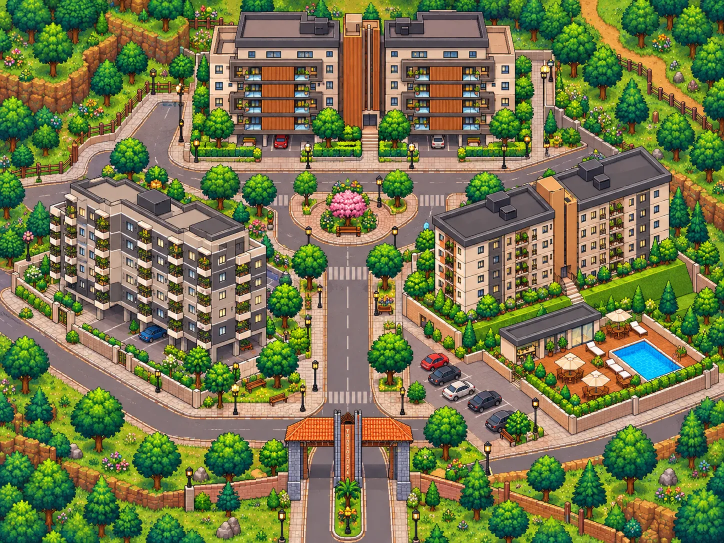
#> input picture fase-teresopolis/teresopolis-mapa.png, 1448 x 1086 px (shown at 1/2 size)
$ python make_serra_arch.py
#> lines starting #> are read from the running program, lines starting #| are printed output that depends on the picture; after the words box and inside, x2 and y2 are one past the last pixel; in counts of white or black regions, pixels touching at a corner belong together
import os as _os; _os.chdir(_os.path.join(_os.path.dirname(_os.path.abspath(__file__)), '..'))   # roda a partir da raiz do projeto
"""Recorta o arco de Teresópolis (telhado, pilares e poste central) do mapa e grava fase-teresopolis/teresopolis-arco.png.
O jogo desenha essa camada POR CIMA do Genésio: quando ele passa pela rua de trás ou pelas pistas de baixo do arco,
some atrás do telhado/pilares (fica claro que ele está atrás do arco, não em cima dele).
Uso:  python tools/make_serra_arch.py          (prévia em tools/out/arco-preview.png)"""
import os
import numpy as np, cv2
from PIL import Image

BOX = (556, 800, 846, 972)                   # região do arco no mapa (x0, y0, x1, y1)
img = np.array(Image.open('fase-teresopolis/teresopolis-mapa.png').convert('RGB'))
#> img is the input picture: shape (1086, 1448, 3); mean R, G, B 117.4, 120.4, 75.5
x0, y0, x1, y1 = BOX
reg = img[y0:y1, x0:x1]
hsv = cv2.cvtColor(reg, cv2.COLOR_RGB2HSV)
#> hsv: shape (172, 290, 3); mean H, S, V 63.7, 108.7, 153.5
hue, sat, val = hsv[..., 0].astype(int), hsv[..., 1].astype(int), hsv[..., 2].astype(int)
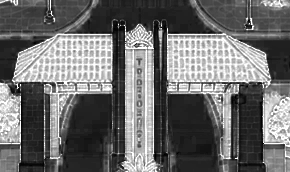
#> sat: shape (172, 290) int64; min 0, max 255, mean 108.7
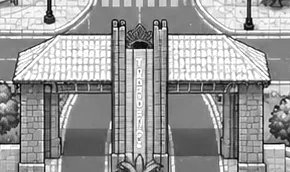
#> val: shape (172, 290) int64; min 0, max 255, mean 153.5
H, W = reg.shape[:2]
#> H = 172; W = 290
yy, xx = np.mgrid[0:H, 0:W] + np.array([y0, x0])[:, None, None]

roof = np.zeros((H, W), np.uint8)                                                    # telhado + viga (trapézio)
cv2.fillPoly(roof, [np.array([(566, 893), (566, 878), (607, 834), (793, 834), (831, 878), (831, 893)]) - np.array([x0, y0])], 1)
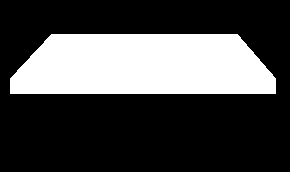
#> roof: shape (172, 290); values 0 (black) and 1 (white), 28.4% white; 1 white region, box (x1, y1, x2, y2) and area: (10, 34, 276, 94) 14182
roof = roof.astype(bool)
# pilares de pedra (com o poste de madeira ao lado) e o poste central com a placa "TERESÓPOLIS"
rects = [(570, 880, 618, 962), (782, 880, 821, 962), (666, 818, 725, 962)]
pil = np.zeros((H, W), bool)
for a, b, c, d in rects: pil |= (xx >= a) & (xx < c) & (yy >= b) & (yy < d)
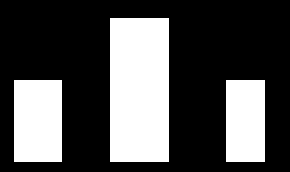
#> pil: shape (172, 290) bool; 31.3% white; 3 white regions, box (x1, y1, x2, y2) and area: (110, 18, 169, 162) 8496, (14, 80, 62, 162) 3936, (226, 80, 265, 162) 3198
mask = (roof | pil).astype(np.uint8)
# só o maior pedaço ligado (sem respingos de asfalto/escuro soltos) e sem buracos
n, lab, st, _ = cv2.connectedComponentsWithStats(mask, connectivity=8)
#> n = 2
#> mask: shape (172, 290); values 0 (black) and 1 (white), 50.2% white; 1 black region
keep = np.zeros_like(mask)
for i in range(1, n):
    if st[i, cv2.CC_STAT_AREA] > 400: keep[lab == i] = 1
cnts, _ = cv2.findContours(keep, cv2.RETR_EXTERNAL, cv2.CHAIN_APPROX_NONE)
cv2.drawContours(keep, cnts, -1, 1, -1)
alpha = cv2.GaussianBlur((keep * 255).astype(np.uint8), (3, 3), 0)
out = np.dstack([reg, alpha])
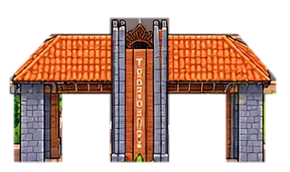
#> out: shape (172, 290, 4); mean R, G, B, A 147.7, 110.4, 89.9, 128.1; transparent parts drawn white
Image.fromarray(out, 'RGBA').save('fase-teresopolis/teresopolis-arco.png', optimize=True)
os.makedirs('tools/out', exist_ok=True)
prev = Image.new('RGBA', (W, H), (255, 0, 255, 255)); prev.alpha_composite(Image.fromarray(out, 'RGBA'))
#> after `prev = Image.new('RGBA', (W, H), (255, 0, 255, 255))`:
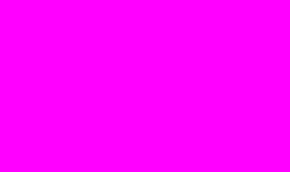
#> prev: PIL image 290x172 RGBA; mean R, G, B, A 255, 0, 255, 255
prev.resize((W * 3, H * 3), Image.NEAREST).save('tools/out/arco-preview.png')
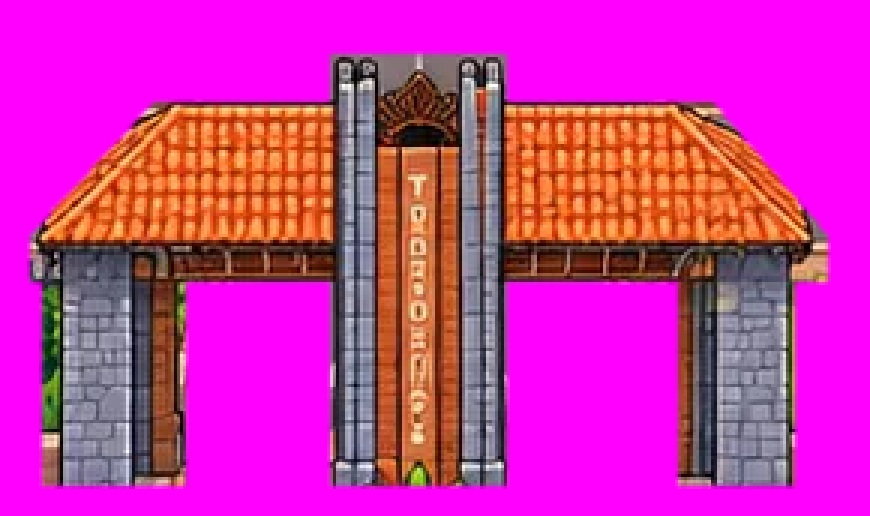
#> saved as arco-preview.png: PIL image 870x516 RGBA; mean R, G, B, A 203.2, 48.7, 164.3, 255
print('arco', (W, H), 'em', (x0, y0))
#| arco (290, 172) em (556, 800)
